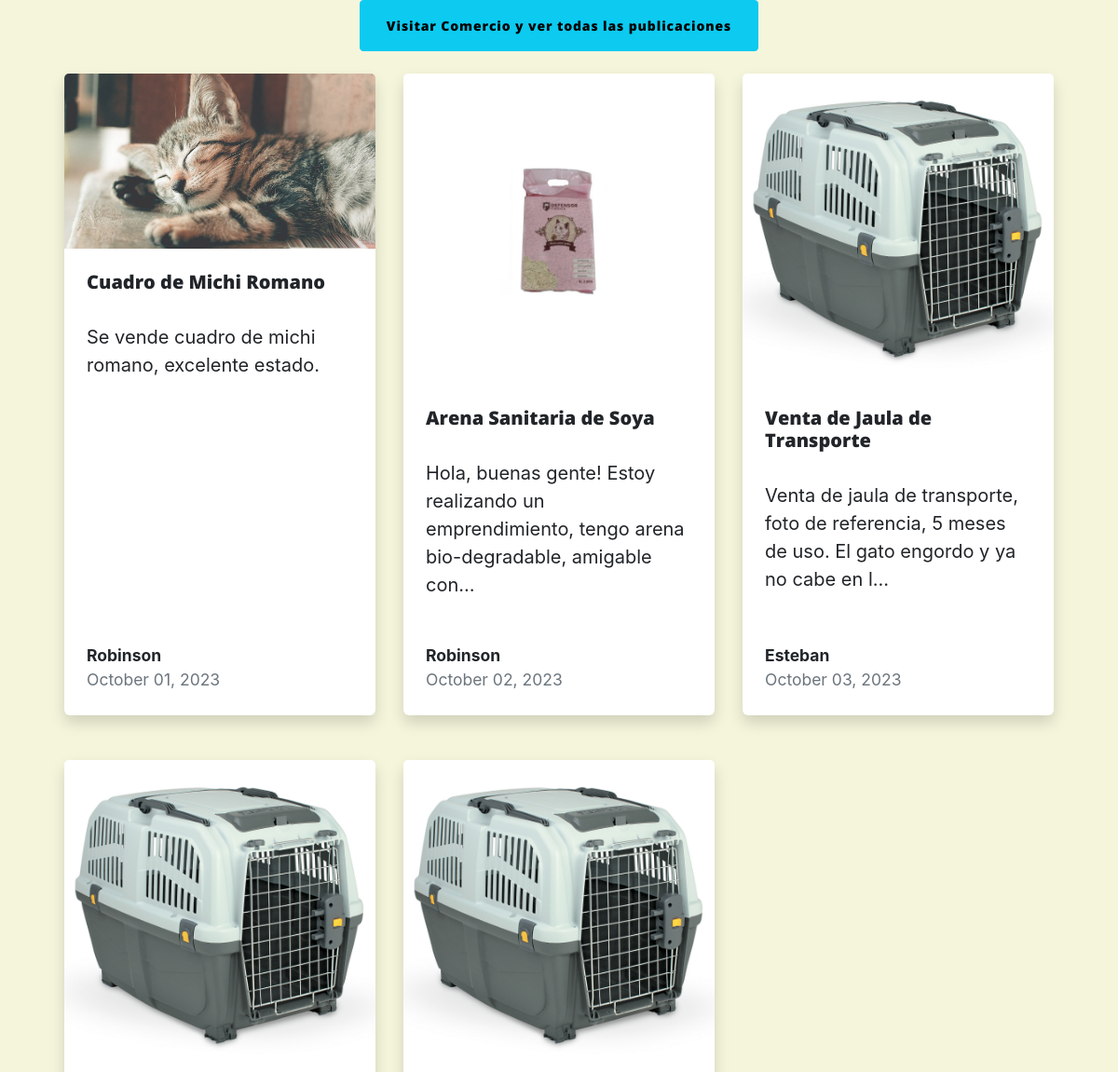
/AppComunidad/homecomunidad/ (signed in, middle part), run on an earlier commit of the app's database.
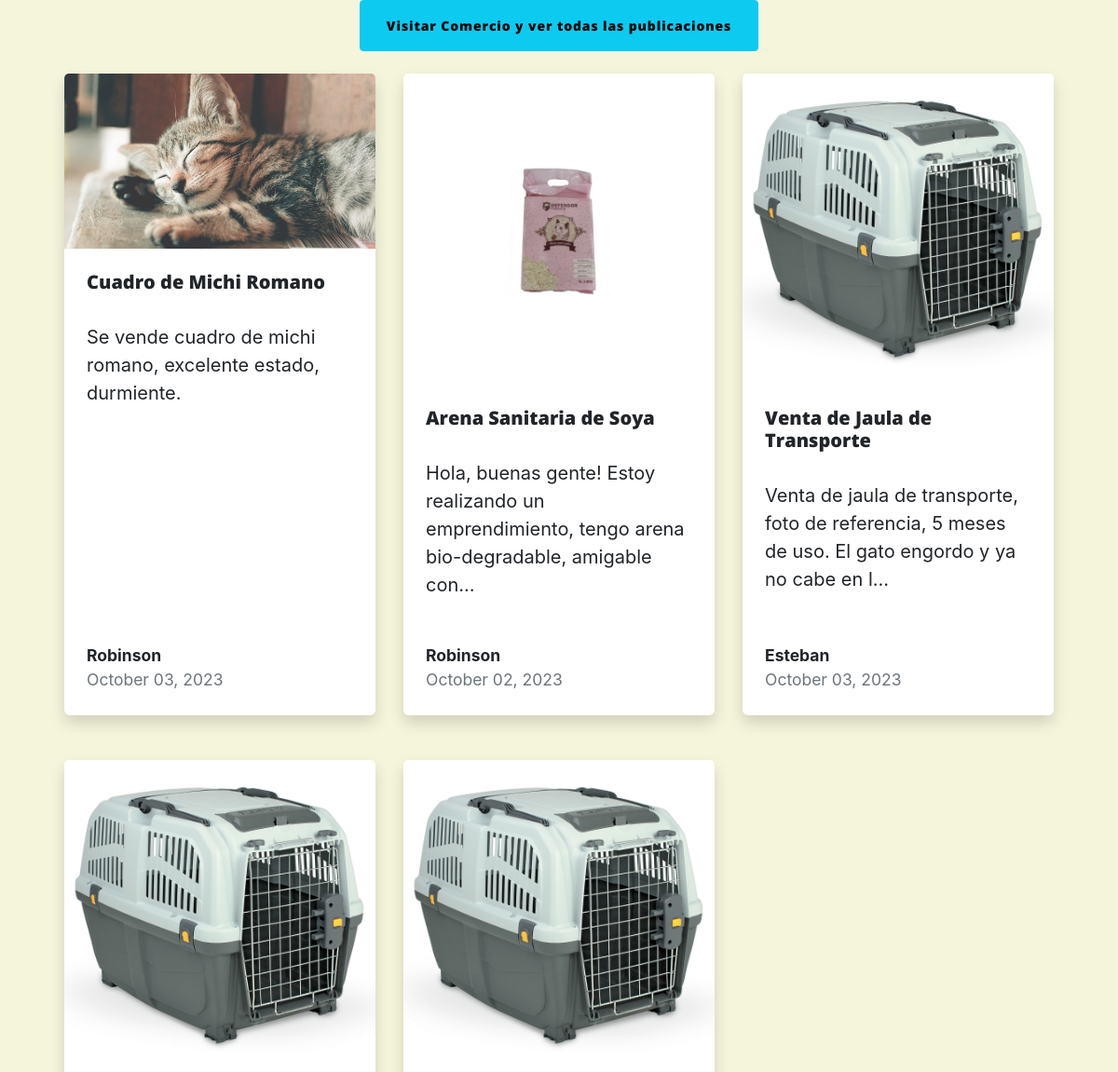
And on a later commit of the database.
### AppComunidad/models.py (models this page shows, shortened)
class Comunidad(models.Model):
    titulo= models.CharField(max_length=50)
    contenido=models.TextField()
    imagen=models.ImageField()
    fecha_creacion=models.DateField(auto_now=True)
    precio = models.CharField(max_length=10)
    autor=models.ForeignKey(User, on_delete=models.CASCADE)

### AppComunidad/views.py (the view)
# urls.py: path('homecomunidad/', inicioComunidad, name="inicioComunidad"),
@login_required
def inicioComunidad(request):
    avatar= obtenerAvatar(request)
    publicaciones = Comunidad.objects.all()
    preguntas = PreguntasCom.objects.all()
    return render(request,"AppComunidad/homecomunidad.html", {"publicaciones":publicaciones, "preguntas":preguntas, "avatar":obtenerAvatar(request)})

### AppLogin/views.py (called while the page is built)
def obtenerAvatar(request):
    avatares=Avatar.objects.filter(user=request.user.id)
    if len(avatares)!=0:
        return avatares[0].imagen.url
    else:
        return "/media/avatars/avatarpordefecto.png"

### AppComunidad/Templates/AppComunidad/homecomunidad.html (shortened to what this page needs)
{% extends "AppComunidad/padrecomunidad.html" %}
{% load static %}
{% block contenido_comunidad %}
<section>
    <section class="py-5">
        <div class="container px-5 my-5">
            <div class="row gx-5 justify-content-center">
                <div class="col-lg-8 col-xl-6">
                    <div class="text-center">
                        <br />
                        <br />
                        <a href="{% url 'contenidohome' %}" class="btn btn-info mb-4"> Visitar Comercio y ver todas las publicaciones</a>
                    </div>
                </div>
            </div>
            <div class="row gx-5">
                {% for publicacion in publicaciones %}
                <div class="col-lg-4 mb-5">
                    <div class="card h-100 shadow border-0">
                        <img class="card-img-top" src="{{ publicacion.imagen.url }}" alt="{{ publicacion.titulo }}" />
                        <div class="card-body p-4">
                            <a class="text-decoration-none link-dark stretched-link" href="{% url 'contenido' comunidad_id=publicacion.id %}">
                                <h5 class="card-title mb-3">{{ publicacion.titulo }}</h5>
                            </a>
                            <p class="card-text mb-0">{{ publicacion.contenido|truncatechars:100 }}</p>
                        </div>
                        <div class="card-footer p-4 pt-0 bg-transparent border-top-0">
                            <div class="d-flex align-items-end justify-content-between">
                                <div class="d-flex align-items-center">
                                    <div class="small">
                                        <div class="fw-bold">{{ publicacion.autor.username }}</div>
                                        <div class="text-muted">{{ publicacion.fecha_creacion|date:"F d, Y" }}</div>
                                    </div>
                                </div>
                            </div>
                        </div>
                    </div>
                </div>
                {% endfor %}
            </div>
        </div>
    </section>
    <br />
    <br />
</section>
{% endblock %}

What changed in the data, as far as the page shows it:
changed Comunidad "Cuadro de Michi Romano": contenido "Se vende cuadro de michi romano, excelente estado." → "Se vende cuadro de michi romano, excelente estado, durmiente."; fecha_creacion "October 01, 2023" → "October 03, 2023"
